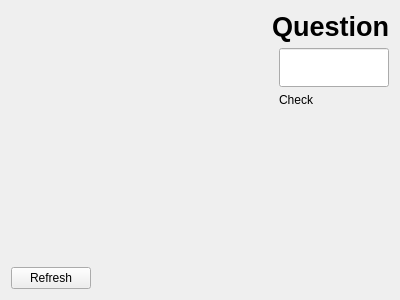
<?xml version="1.0" encoding="UTF-8"?>
<ui version="4.0">
 <class>wgtProblem</class>
 <widget class="QWidget" name="wgtProblem">
  <property name="geometry">
   <rect>
    <x>0</x>
    <y>0</y>
    <width>400</width>
    <height>300</height>
   </rect>
  </property>
  <property name="windowTitle">
   <string>Form</string>
  </property>
  <layout class="QVBoxLayout" name="verticalLayout">
   <item>
    <widget class="QLabel" name="lblQuestion">
     <property name="font">
      <font>
       <pointsize>20</pointsize>
       <bold>true</bold>
      </font>
     </property>
     <property name="layoutDirection">
      <enum>Qt::LayoutDirection::RightToLeft</enum>
     </property>
     <property name="text">
      <string>Question</string>
     </property>
     <property name="alignment">
      <set>Qt::AlignmentFlag::AlignBottom|Qt::AlignmentFlag::AlignRight|Qt::AlignmentFlag::AlignTrailing</set>
     </property>
    </widget>
   </item>
   <item>
    <layout class="QHBoxLayout" name="horizontalLayout">
     <property name="topMargin">
      <number>0</number>
     </property>
     <item>
      <spacer name="horizontalSpacer">
       <property name="orientation">
        <enum>Qt::Orientation::Horizontal</enum>
       </property>
       <property name="sizeHint" stdset="0">
        <size>
         <width>40</width>
         <height>20</height>
        </size>
       </property>
      </spacer>
     </item>
     <item>
      <layout class="QGridLayout" name="gridLayout">
       <property name="leftMargin">
        <number>0</number>
       </property>
       <property name="topMargin">
        <number>0</number>
       </property>
       <property name="horizontalSpacing">
        <number>0</number>
       </property>
       <property name="verticalSpacing">
        <number>6</number>
       </property>
       <item row="0" column="0">
        <widget class="QLineEdit" name="txtAnswer">
         <property name="sizePolicy">
          <sizepolicy hsizetype="Ignored" vsizetype="Fixed">
           <horstretch>0</horstretch>
           <verstretch>0</verstretch>
          </sizepolicy>
         </property>
         <property name="maximumSize">
          <size>
           <width>16777215</width>
           <height>16777215</height>
          </size>
         </property>
         <property name="font">
          <font>
           <pointsize>20</pointsize>
          </font>
         </property>
         <property name="cursor">
          <cursorShape>IBeamCursor</cursorShape>
         </property>
         <property name="maxLength">
          <number>6</number>
         </property>
         <property name="alignment">
          <set>Qt::AlignmentFlag::AlignRight|Qt::AlignmentFlag::AlignTrailing|Qt::AlignmentFlag::AlignVCenter</set>
         </property>
        </widget>
       </item>
       <item row="1" column="0">
        <widget class="QLabel" name="lblCheck">
         <property name="minimumSize">
          <size>
           <width>110</width>
           <height>0</height>
          </size>
         </property>
         <property name="maximumSize">
          <size>
           <width>110</width>
           <height>16777215</height>
          </size>
         </property>
         <property name="font">
          <font>
           <pointsize>9</pointsize>
           <bold>false</bold>
          </font>
         </property>
         <property name="text">
          <string>Check</string>
         </property>
         <property name="alignment">
          <set>Qt::AlignmentFlag::AlignLeading|Qt::AlignmentFlag::AlignLeft|Qt::AlignmentFlag::AlignVCenter</set>
         </property>
        </widget>
       </item>
      </layout>
     </item>
    </layout>
   </item>
   <item>
    <spacer name="verticalSpacer">
     <property name="orientation">
      <enum>Qt::Orientation::Vertical</enum>
     </property>
     <property name="sizeHint" stdset="0">
      <size>
       <width>20</width>
       <height>40</height>
      </size>
     </property>
    </spacer>
   </item>
   <item>
    <widget class="QPushButton" name="btnRefresh">
     <property name="sizePolicy">
      <sizepolicy hsizetype="Fixed" vsizetype="Fixed">
       <horstretch>0</horstretch>
       <verstretch>0</verstretch>
      </sizepolicy>
     </property>
     <property name="layoutDirection">
      <enum>Qt::LayoutDirection::LeftToRight</enum>
     </property>
     <property name="text">
      <string>Refresh</string>
     </property>
    </widget>
   </item>
  </layout>
 </widget>
 <resources/>
 <connections/>
</ui>
